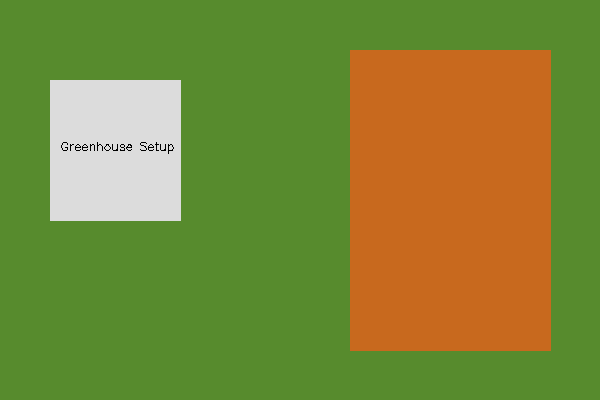
#> input picture data/sample_images/sample_rgb.png, 600 x 400 px
$ python -i rgb_analysis.py   (imports and definitions only)
#> lines starting #> are read from the running program, lines starting #| are printed output that depends on the picture; after the words box and inside, x2 and y2 are one past the last pixel; in counts of white or black regions, pixels touching at a corner belong together
import cv2
import numpy as np
from PIL import Image
from typing import Dict, Any, Tuple

def analyze_rgb_image(image_path_or_obj) -> Tuple[Dict[str, Any], np.ndarray]:
    """RGB 드론 이미지 분석을 수행합니다.
    식생 밀도, 나지 비율, 농지 균일성(정리 상태), 시설 설치 가능성을 평가하고
    각 영역을 표시한 시각화 오버레이 이미지를 반환합니다.

    Args:
        image_path_or_obj: 이미지 파일 경로(str) 또는 PIL Image 객체

    Returns:
        Tuple[Dict[str, Any], np.ndarray]: (분석 결과 딕셔너리, 시각화 완료된 OpenCV BGR 이미지)
    """
#> called with image_path_or_obj = '../../data/sample_images/sample_rgb.png'
    # 이미지 로드
    img = None
    if isinstance(image_path_or_obj, str):
        # 한글 경로 지원을 위해 np.fromfile 사용
        try:
            img_array = np.fromfile(image_path_or_obj, np.uint8)
            img = cv2.imdecode(img_array, cv2.IMREAD_COLOR)
#> img is the input picture: shape (400, 600, 3); mean B, G, R 54.4, 136.4, 125.5
        except Exception:
            img = None
    elif isinstance(image_path_or_obj, Image.Image):
        # PIL Image를 OpenCV BGR로 변환
        img_rgb = np.array(image_path_or_obj)
        img = cv2.cvtColor(img_rgb, cv2.COLOR_RGB2BGR)
    elif isinstance(image_path_or_obj, np.ndarray):
        # OpenCV 이미지(numpy 배열)인 경우 그대로 복사 사용
        img = image_path_or_obj.copy()

    # 이미지가 제대로 로드되지 않은 경우 Dummy 이미지 생성
    if img is None:
        img = np.zeros((400, 600, 3), dtype=np.uint8)
        # 더미로 초록색(식생), 갈색(토양) 사각형 그리기
        cv2.rectangle(img, (0, 0), (300, 400), (45, 139, 87), -1)  # 초록색 농지
        cv2.rectangle(img, (300, 0), (600, 400), (30, 105, 210), -1) # 갈색 흙
        cv2.putText(img, "DUMMY RGB IMAGE", (180, 200), cv2.FONT_HERSHEY_SIMPLEX, 1.0, (255, 255, 255), 2)

    h, w, _ = img.shape
#> h = 400; w = 600
    hsv = cv2.cvtColor(img, cv2.COLOR_BGR2HSV)
#> hsv: shape (400, 600, 3); mean H, S, V 34.8, 170.1, 160.4

    # 1. 식생 검출 (Green Area)
    # Hue: 35~85 (초록색 범위)
    lower_green = np.array([35, 40, 40])
    upper_green = np.array([85, 255, 255])
    green_mask = cv2.inRange(hsv, lower_green, upper_green)
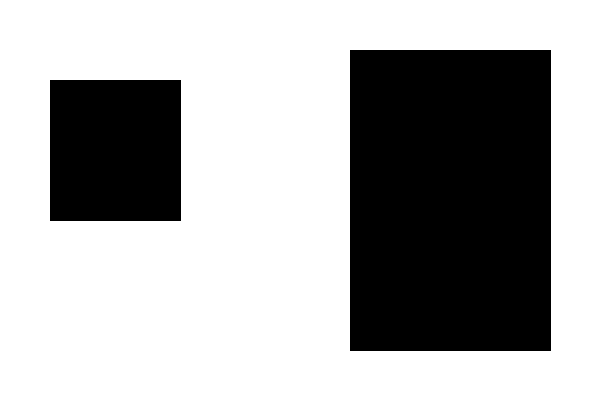
#> green_mask: shape (400, 600); 67.1% white; 2 black regions, box (x1, y1, x2, y2) and area: (350, 50, 551, 351) 60501, (50, 80, 181, 221) 18471
    green_pixels = cv2.countNonZero(green_mask)
#> green_pixels = 161028

    # 2. 황토/나지 검출 (Brown/Bare Soil Area)
    # Hue: 10~25 (주황/갈색 범위)
    lower_brown = np.array([10, 40, 40])
    upper_brown = np.array([25, 255, 255])
    brown_mask = cv2.inRange(hsv, lower_brown, upper_brown)
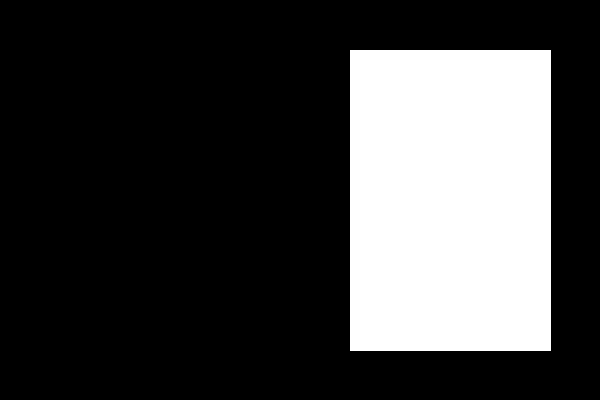
#> brown_mask: shape (400, 600); 25.2% white; 1 white region, box (x1, y1, x2, y2) and area: (350, 50, 551, 351) 60501
    brown_pixels = cv2.countNonZero(brown_mask)
#> brown_pixels = 60501

    total_pixels = h * w
#> total_pixels = 240000
    vegetation_ratio = float(green_pixels / total_pixels) * 100
#> vegetation_ratio = 67.09
    brown_ratio = float(brown_pixels / total_pixels) * 100
#> brown_ratio = 25.21
    other_ratio = 100.0 - vegetation_ratio - brown_ratio
#> other_ratio = 7.7

    # 3. 농지 균일성(Field Uniformity) 분석
    # 에지(Edge) 검출을 통해 농지의 불규칙함이나 잡초, 방치 흔적 분석
    gray = cv2.cvtColor(img, cv2.COLOR_BGR2GRAY)
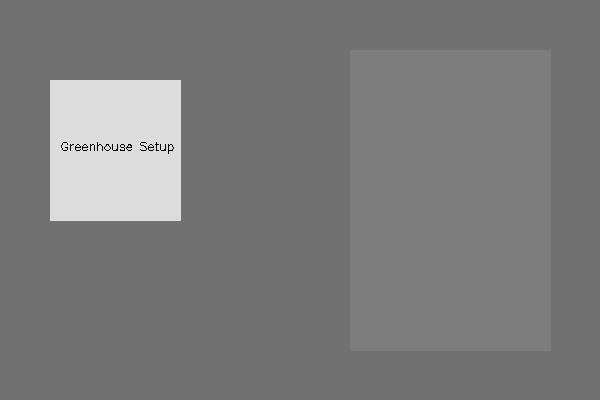
#> gray: shape (400, 600); min 0, max 220, mean 124
    edges = cv2.Canny(gray, 50, 150)
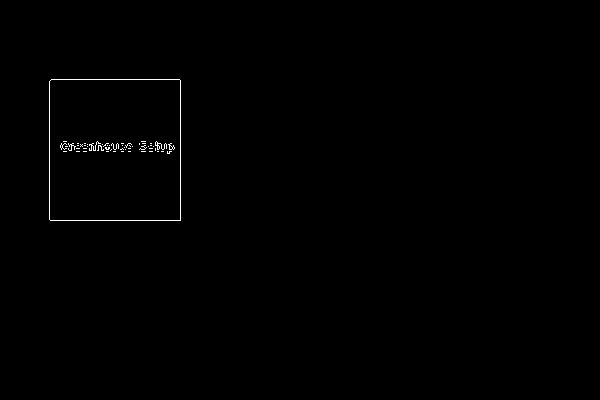
#> edges: shape (400, 600); 0.37% white in thin lines or dots, all inside (x1, y1, x2, y2) = (49, 79, 181, 221)
    edge_density = float(cv2.countNonZero(edges) / total_pixels) * 100
#> edge_density = 0.367
    # 에지 밀도가 너무 높으면 지저분하게 방치된 농지(예: 무성한 잡초)로 보아 감점
    field_uniformity_score = max(0, min(100, 100 - (edge_density * 8)))
#> field_uniformity_score = 97.06

    # 4. 시설 설치 가능성 (Flat & Cleared area)
    # 나지(토양) 비율이 적절히 확보되어 있거나 정리가 잘 되어 있는 경우 높은 점수 부여
    # 에지가 적고(평평함), 극단적인 장애물이 없는 경우
    facility_installation_score = max(0, min(100, 80 + (brown_ratio * 0.3) - (edge_density * 4)))
#> facility_installation_score = 86.09

    # 시각화 오버레이 (Overlay)
    # 녹색 식생 구역은 초록색 테두리로, 갈색 흙 구역은 주황색 테두리로 하이라이트
    overlay = img.copy()

    # 식생 반투명 마스크
    overlay[green_mask > 0] = overlay[green_mask > 0] * 0.7 + np.array([0, 150, 0]) * 0.3
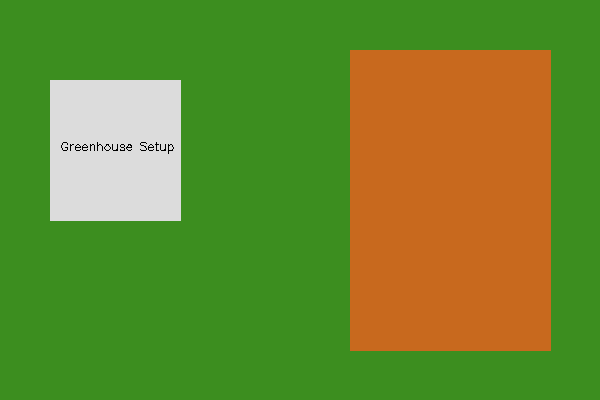
#> overlay: shape (400, 600, 3); mean B, G, R 45, 138.4, 107.4
    # 나지 반투명 마스크
    overlay[brown_mask > 0] = overlay[brown_mask > 0] * 0.7 + np.array([0, 80, 180]) * 0.3

    # 결과 합성 (투명도 0.6)
    visualized_img = cv2.addWeighted(img, 0.4, overlay.astype(np.uint8), 0.6, 0)

    # 분석정보 텍스트 추가
    cv2.putText(visualized_img, f"Veg Ratio: {vegetation_ratio:.1f}%", (15, 30),
                cv2.FONT_HERSHEY_SIMPLEX, 0.7, (0, 255, 0), 2)
    cv2.putText(visualized_img, f"Soil Ratio: {brown_ratio:.1f}%", (15, 60),
                cv2.FONT_HERSHEY_SIMPLEX, 0.7, (0, 165, 255), 2)
    cv2.putText(visualized_img, f"Uniformity: {field_uniformity_score:.1f}", (15, 90),
                cv2.FONT_HERSHEY_SIMPLEX, 0.7, (255, 255, 255), 2)
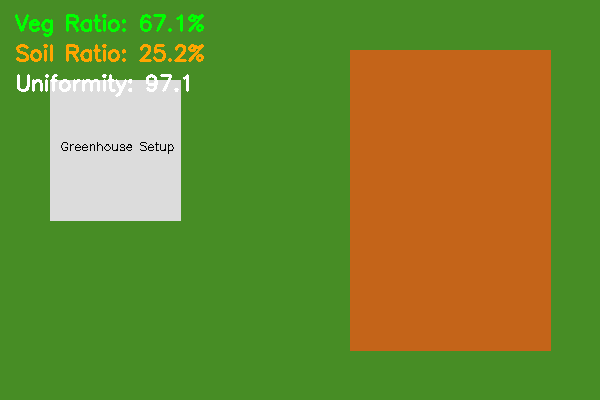
#> visualized_img: shape (400, 600, 3); mean B, G, R 47.9, 137.5, 114.8

    metrics = {
        "vegetation_ratio": round(vegetation_ratio, 1),
        "brown_or_bare_soil_ratio": round(brown_ratio, 1),
        "field_uniformity_score": round(field_uniformity_score, 1),
        "facility_installation_score": round(facility_installation_score, 1)
    }
#> metrics = {'vegetation_ratio': 67.1, 'brown_or_bare_soil_ratio': 25.2, 'field_uniformity_score': 97.1, 'facility_installation_score': 86.1}

    return metrics, visualized_img

>>> result = analyze_rgb_image('../../data/sample_images/sample_rgb.png')
